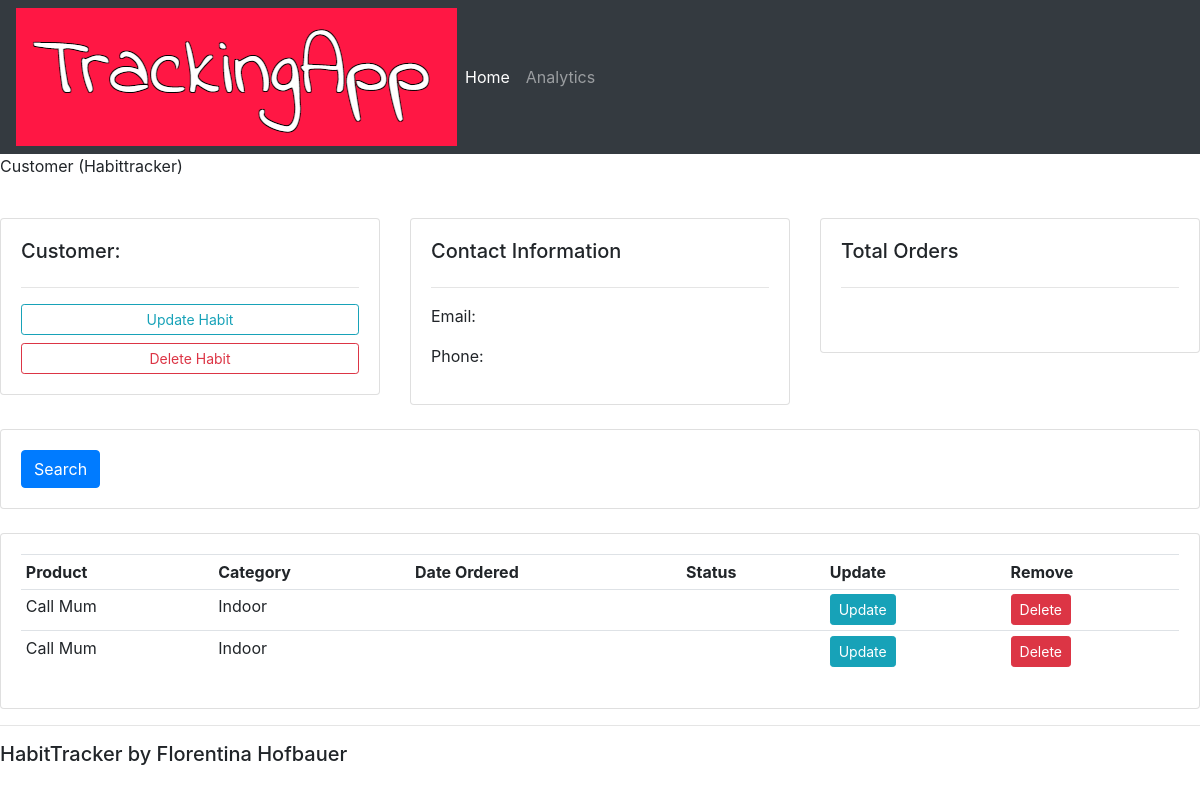
Before: /habit/2 with the older database file.
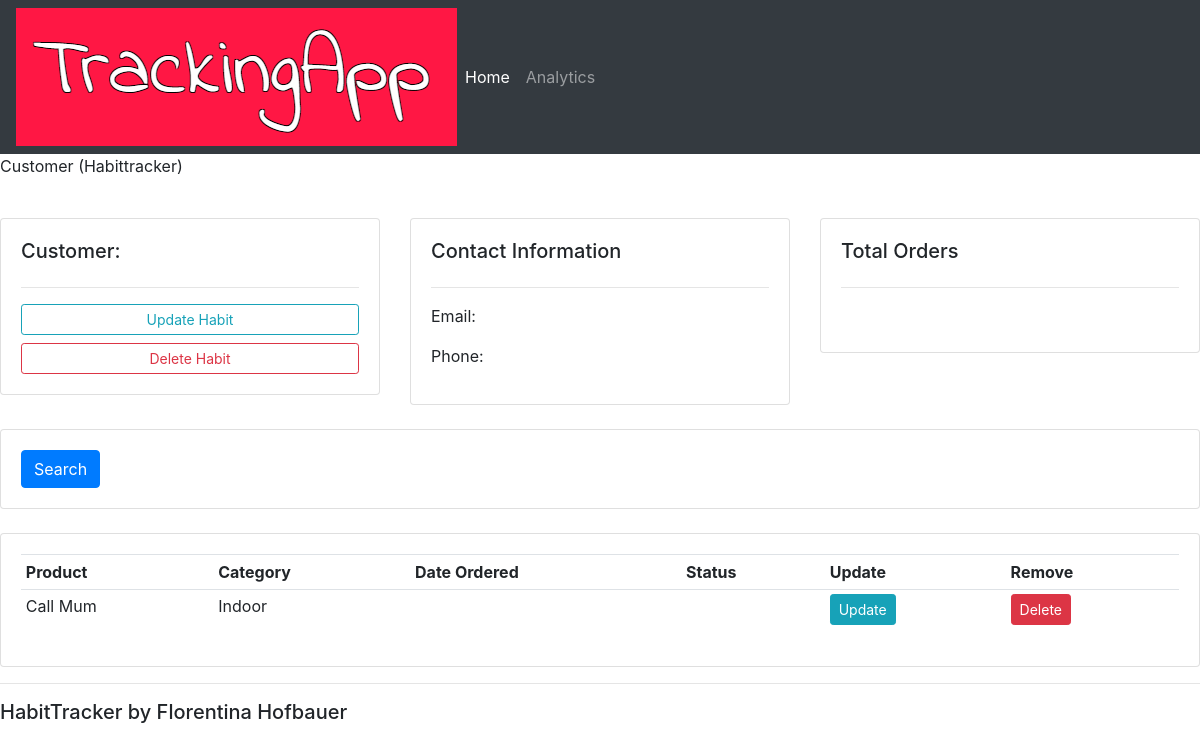
After: the same page with the newer database file.
### crm/models.py (models this page shows, shortened)
class Order(models.Model):
    STATUS = (
            ('Pending', 'Pending'),
            ('Outfordelivery', 'Outfordelivery' ),
            ('Delivered', 'Delivered'),
            )
    customer = models.ForeignKey(Customer, null=True, on_delete = models.SET_NULL)
    product = models.ForeignKey(Product, null=True, on_delete = models.SET_NULL)
    habit = models.CharField(max_length=200, null=True)

class Product(models.Model):
    CATEGORY = (
                ('Indoor', 'Indoor'),
                ('Outdoor', 'Outdoor'),
                )
    name = models.CharField(max_length=400, null=True)
    price = models.FloatField(null=True)
    category = models.CharField(max_length=400, null=True, choices=CATEGORY)
    description = models.CharField(max_length=400, null=True, blank=True)
    date_created =  models.DateTimeField(auto_now_add=True, null=True)
    tags = models.ManyToManyField(Tag)
    def __str__(self):
      return self.name

### crm/views.py (the view)
# urls.py: path('habit/<str:pk_test>', views.habit, name="habit"),
def habit(request, pk_test):
    customer = Customer.objects.get(id=pk_test)
    orders = customer.order_set.all()
    order_count = orders.count()
    context = {"customer": customer, "orders":orders, "order_count": order_count}
    return render(request, 'habit/habit.html', context)

### crm/templates/habit/habit.html
{% extends 'habit/main.html' %}
{% block content %}
<p> Customer (Habittracker) </p>
<br>
<div class="row">
    <div class="col-md">
        <div class="card card-body">
            <h5> Customer: </h5>
            <hr>
            <a class="btn btn-outline-info btn-sm btn-block" href="">Update Habit</a>
            <a class="btn btn-outline-danger btn-sm btn-block" href="">Delete Habit</a>
        </div>
    </div>
    <div class="col-md">
        <div class="card card-body">
            <h5>Contact Information</h5>
            <hr>
            <p>Email: </p>
            <p>Phone: </p>
        </div>
    </div>
    <div class="col-md">
        <div class="card card-body">
            <h5>Total Orders</h5>
            <hr>
            <h1 style="text-align: center; padding: 10px;"></h1>
        </div>
    </div>
</div>
<br>
<div class="row">
    <div class="col">
        <div class="card card-body">
            <form method="get">
                <button class="btn btn-primary" type="submit">Search</button>
            </form>
        </div>
    </div>
</div>
<br>
<div class="row">
    <div class="col-md">
        <div class="card card-body">
            <table class="table table-sm">
                <tr>
                    <th>Product</th>
                    <th>Category</th>
                    <th>Date Ordered</th>
                    <th>Status</th>
                    <th>Update</th>
                    <th>Remove</th>
                </tr>
                {% for order in orders %}
                <tr>
                    <td>{{order.product}}</td>
                    <td>{{order.product.category}}</td>
                    <td>{{order.data_created}}</td>
                    <td>{{order.status}}</td>
                    <td><a  a class="btn btn-sm btn-info" href="{% url 'update_order' order.id %}">Update</a></td>
                    <td><a  a class="btn btn-sm btn-danger" href="{% url 'delete' order.id %}">Delete</a></td>
                </tr>
                {% endfor %}
            </table>
        </div>
    </div>
</div>
{% endblock %}

Changed rows visible on the page:
removed Order: product "Call Mum", product.category "Indoor"
